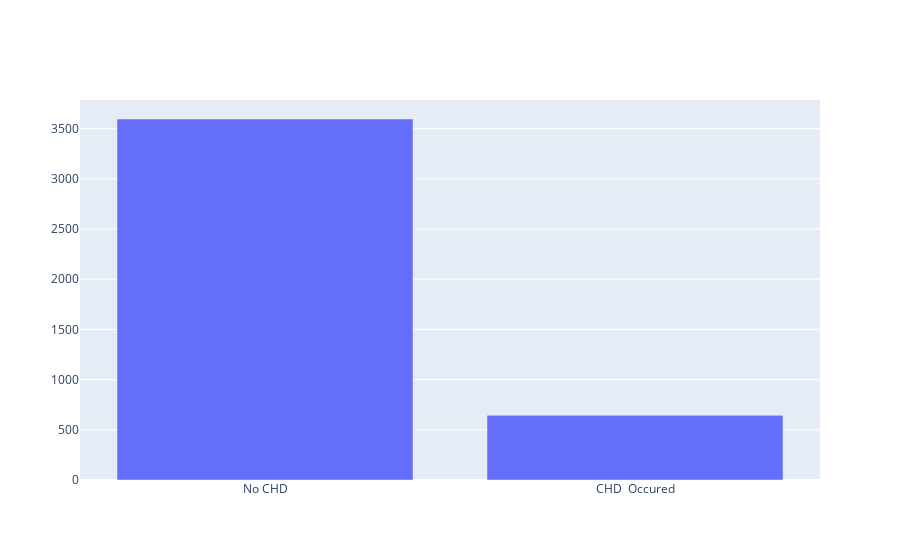

Notebook source saved alongside this figure:
### Markdown cell above
#### 2.A. Prediction Target Distribution

### Code cell
target_dist = chd_data.TenYearCHD.value_counts()

py.iplot([go.Bar(x=['No CHD', 'CHD  Occured'], y=target_dist)])

### Figure 1 — Plotly figure (JSON) as saved in the notebook; plotly's stock layout.template omitted (floating-point values rounded to 4 significant figures)
{"data": [{"type": "bar", "x": ["No CHD", "CHD  Occured"], "y": [3596, 644]}], "layout": {}}
